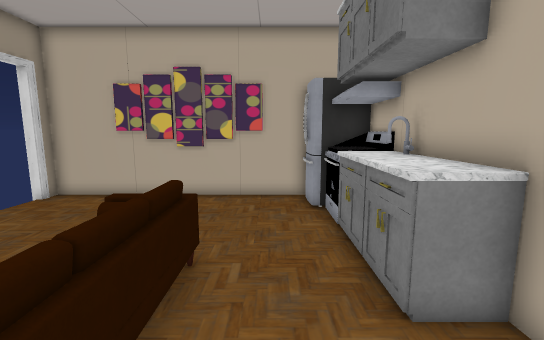
View 1 (above)

15 first-person views from a walk through a 3-D level made in the Unity game engine. The camera is 1.5 m above the floor, tilts 8° down and sees 90° across. Doors are open. The floor is counted in squares, 0.5 m on a side. Each view is taken from the middle of a square. On the plan, view 1 faces up. The plan holds only what a view shows up to about 20 squares ahead; the rest is blank. Some surface patterns are stand-ins.

View 2
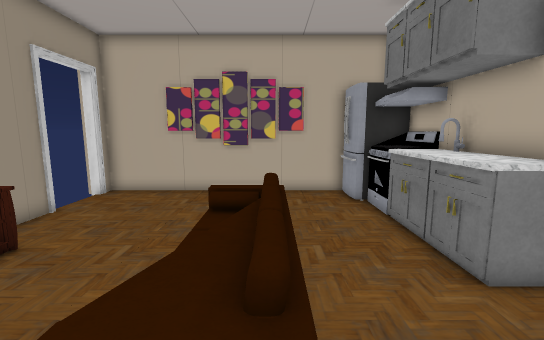

View 3
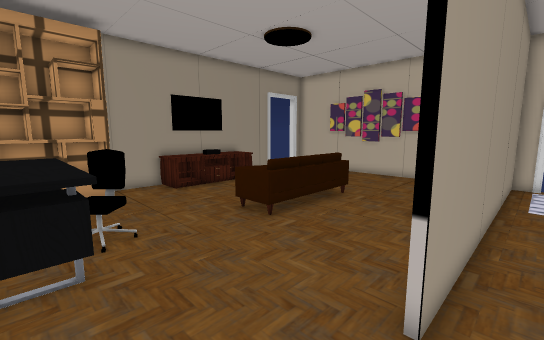

View 4
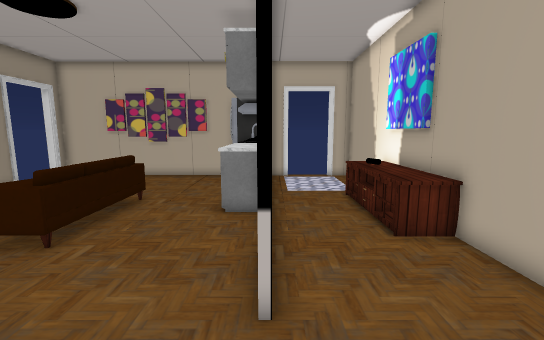

View 5
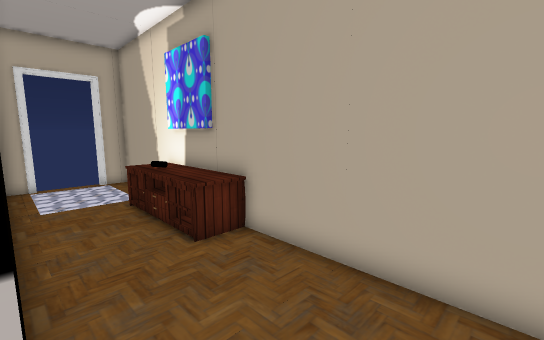

View 6
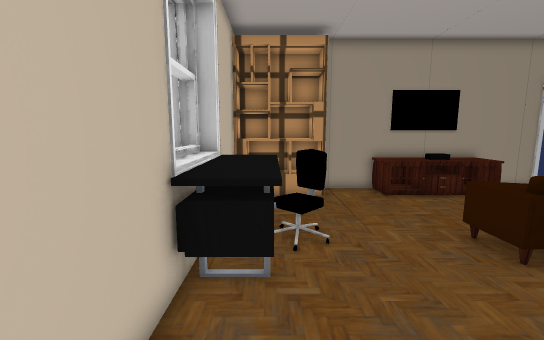

View 7
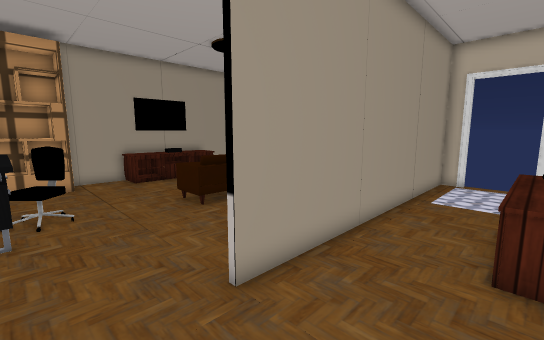

View 8
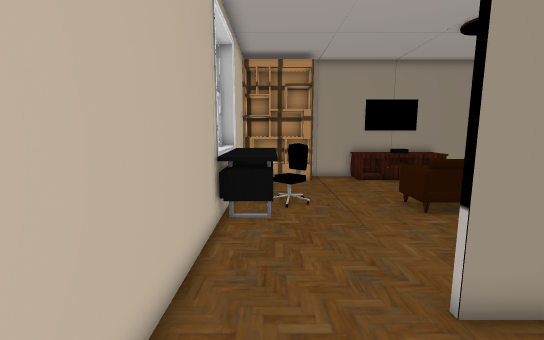

View 9
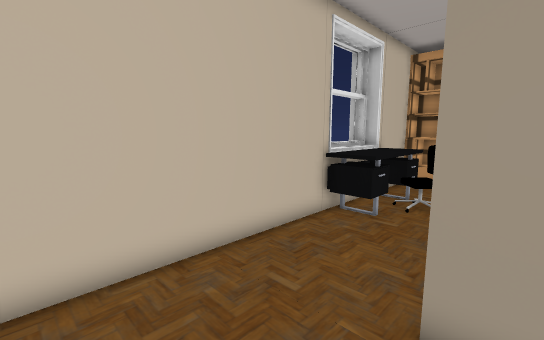

View 10
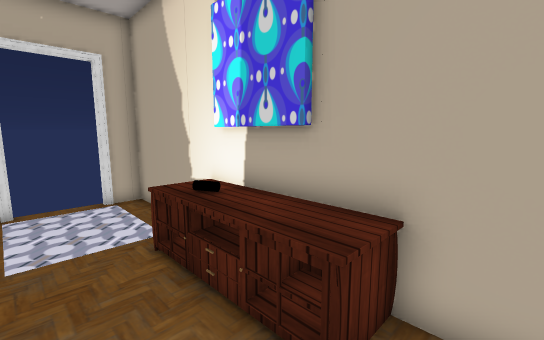

View 11
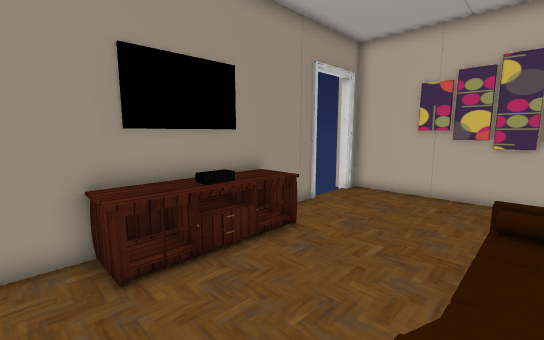

View 12
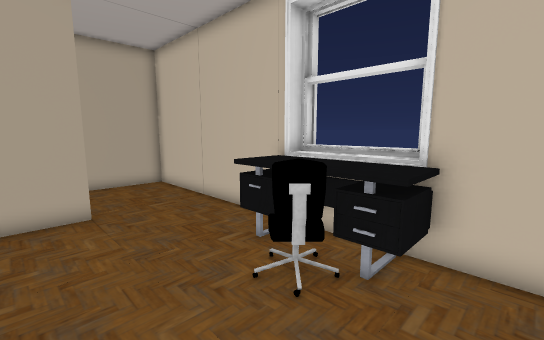

View 13
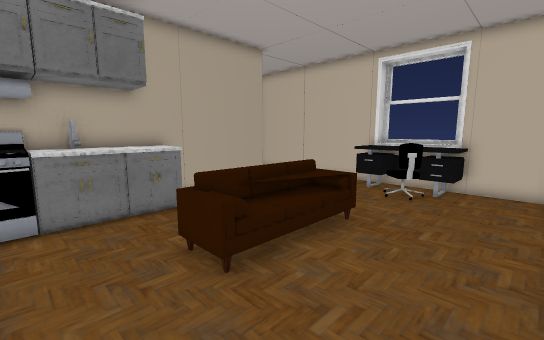

View 14
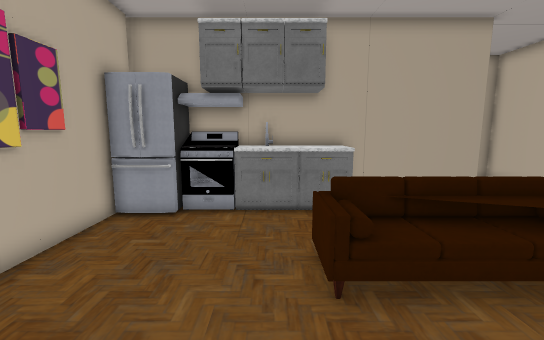

View 15
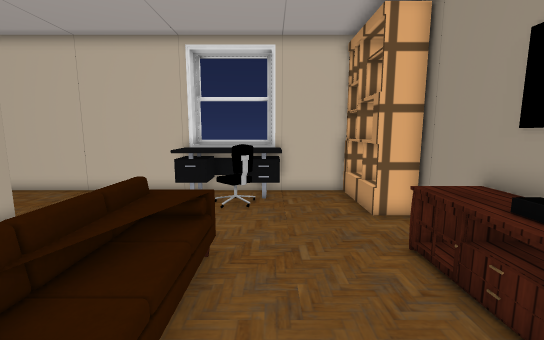

### Floor plan
Points are (right, up) in squares from view 1. A wall is a line through its corners. A room is listed if a view was taken in it or the views show most of it. See-through windows are left out.
Room 1 (views 1, 2, 4, 5, 6, 11, 12, 13, 14, 15)
walls: (3.9, 4) (2.1, 4) (2.1, 8.4) (3, 8.4); (3.7, 7.2) (3, 7.1); (-10.3, -0.4) (-10.3, -2.5); (3.8, -2.1) (3.8, 10.6); (-10.3, 9.2) (-10.3, 6.4); (-5, -7.4) (-1, -7.4); (1.9, 12.8) (-10.3, 12.8) (-10.3, 11.9) (-10.9, 11.9); (-8.9, -6.8) (4.6, -6.8)
ways out: opening at (4, -4.5) to room 2; open door at (-11, 10.5)
objects: shelf (-10, -6) to (-9, -3); table (-10, 0) to (-8, 6); other object (-10, 2) to (-10, 4); other object (-5, -6) to (-1, -5); chair (-4, -5) to (-3, -4); sofa (-4, 1) to (-2, 6); fridge (1, 11) to (3, 12); stove (2, 9) to (3, 10)
Room 2 (views 3, 7, 8, 9, 10)
walls: (9.3, 7.4) (9.3, 12.6) (7.7, 12.6); (5.1, 12.6) (4, 12.6) (4, -2); (4.6, -6.8) (9.3, -6.8) (9.3, 1.5)
ways out: opening at (4, -4.5) to room 1; open door at (6.5, 13)
objects: table (8, 1) to (9, 7); painting (9, 4) to (9, 6)

Where each view was taken, in squares from view 1:
view 1: 0 up, 0 right, facing up
view 2: 1 down, 2 left, facing up
view 3: 6 down, 5 right, facing up-left
view 4: 6 down, 4 right, facing up
view 5: 5 down, 4 right, facing up-right
view 6: 5 down, 4 right, facing left
view 7: 5 down, 8 right, facing up-left
view 8: 5 down, 8 right, facing left
view 9: 1 down, 8 right, facing down-left
view 10: 0 up, 5 right, facing up-right
view 11: 1 down, 3 left, facing up-left
view 12: 0 up, 7 left, facing down-right
view 13: 9 up, 8 left, facing down-right
view 14: 7 up, 8 left, facing right
view 15: 7 up, 5 left, facing down
